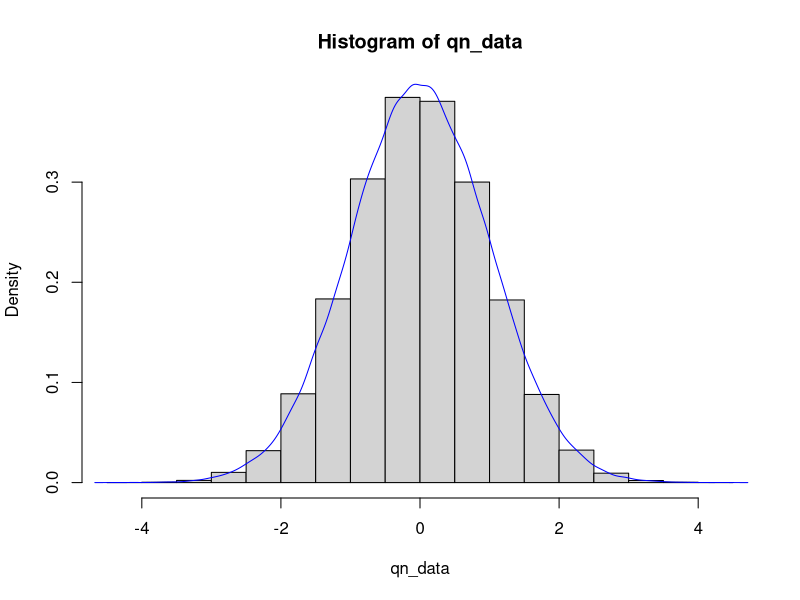
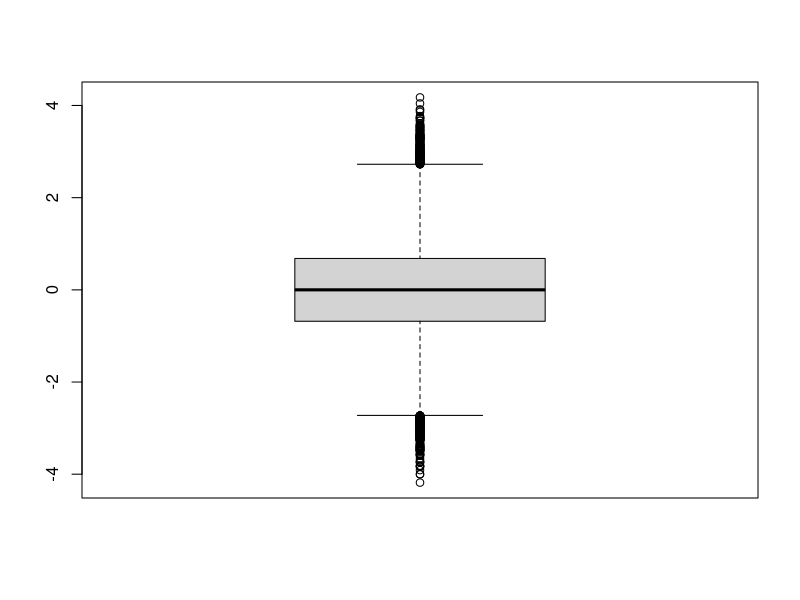
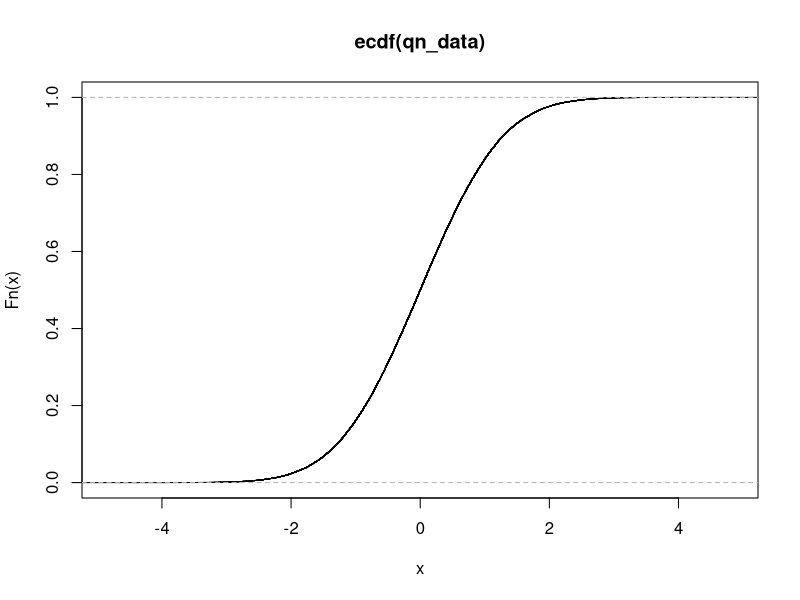

Write the R code that produced these figures, in order.





qn_data <- rnorm(100000, 0 ,1)
qn_data_de <- density(qn_data)
hist(qn_data, freq = FALSE)
lines(qn_data_de, col = "blue")


qn_data <- rnorm(100000, 0 ,1)
stem(qn_data)
boxplot(qn_data)
fivenum(qn_data)
ecdf_data <- ecdf(qn_data)
plot(ecdf_data)



qn_data <- rnorm(1000, 0 ,1)
shapiro.test(qn_data)


 



